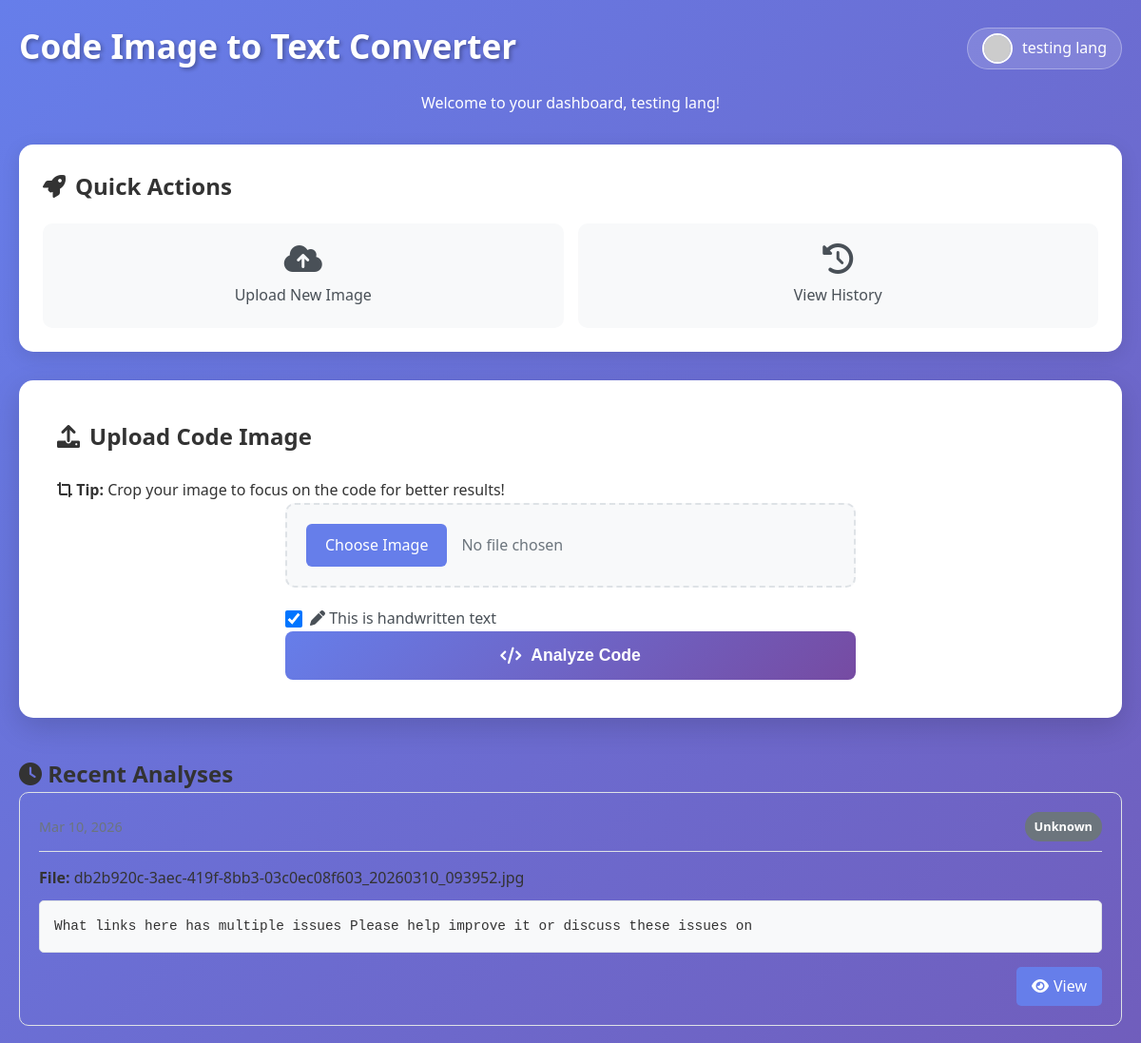
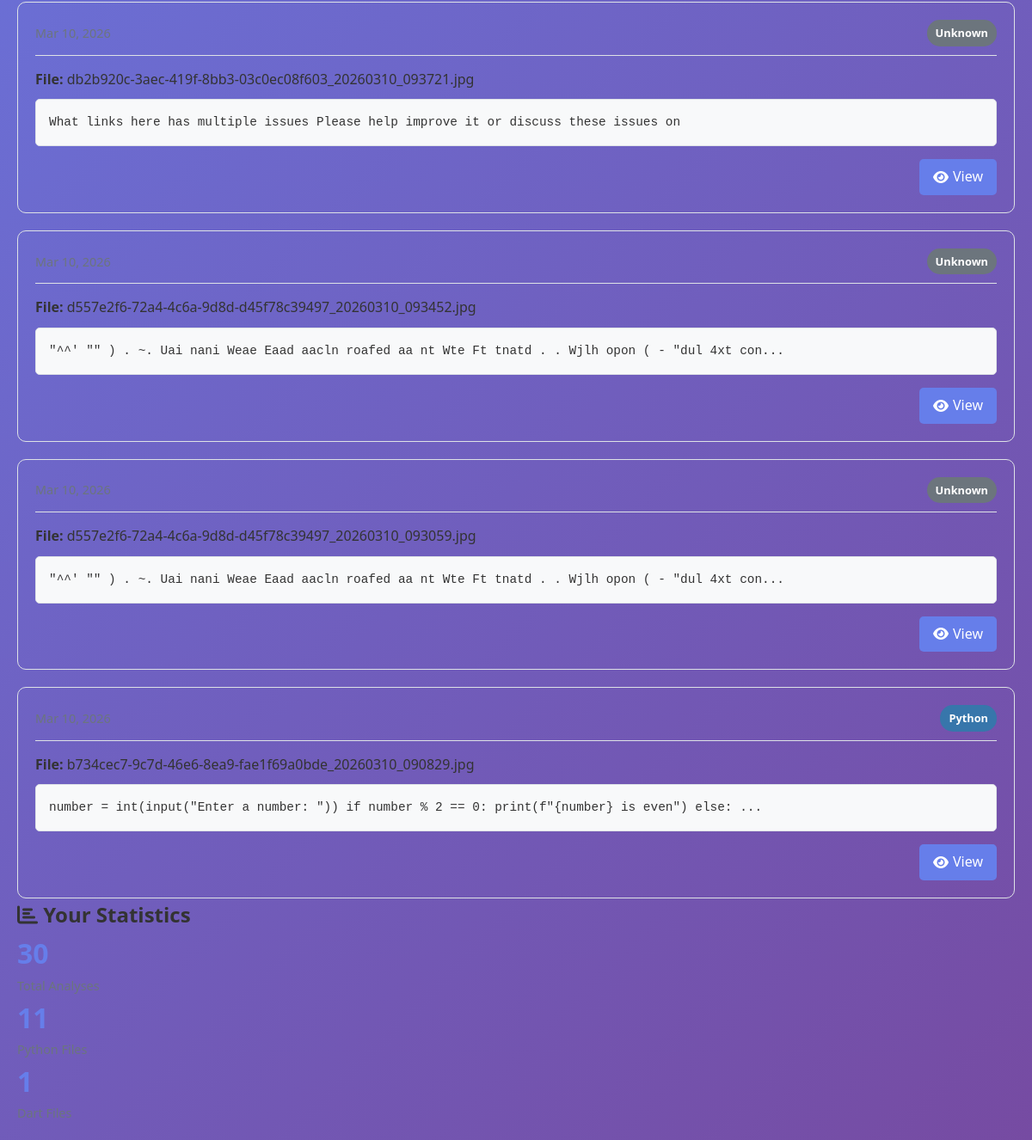
Page /dashboard (signed in) on the committed database (2 pictures, top to bottom).
### app.py (models this page shows, shortened)
class User(UserMixin, db.Model):
    id = db.Column(db.Integer, primary_key=True)
    google_id = db.Column(db.String(100), unique=True, nullable=True)
    email = db.Column(db.String(100), unique=True, nullable=False)
    username = db.Column(db.String(50), unique=True, nullable=True)
    password_hash = db.Column(db.String(200), nullable=True)
    name = db.Column(db.String(100))
    profile_pic = db.Column(db.String(200))
    auth_provider = db.Column(db.String(20), default='local')
    created_at = db.Column(db.DateTime, default=datetime.utcnow)
    last_login = db.Column(db.DateTime, default=datetime.utcnow)
    analyses = db.relationship('Analysis', backref='user', lazy=True, cascade='all, delete-orphan')

class Analysis(db.Model):
    id = db.Column(db.Integer, primary_key=True)
    user_id = db.Column(db.Integer, db.ForeignKey('user.id'), nullable=False)
    filename = db.Column(db.String(200))
    extracted_code = db.Column(db.Text)
    detected_language = db.Column(db.String(50))
    feedback = db.Column(db.Text)
    warnings = db.Column(db.Text)
    suggestions = db.Column(db.Text)
    share_token = db.Column(db.String(100), unique=True, nullable=True)
    is_public = db.Column(db.Boolean, default=False)
    created_at = db.Column(db.DateTime, default=datetime.utcnow)

### app.py (the view)
@app.route('/dashboard')
@login_required
def dashboard():
    recent_analyses = Analysis.query.filter_by(user_id=current_user.id).order_by(Analysis.created_at.desc()).limit(5).all()
    total_analyses = Analysis.query.filter_by(user_id=current_user.id).count()
    python_count = Analysis.query.filter_by(user_id=current_user.id, detected_language='Python').count()
    dart_count = Analysis.query.filter_by(user_id=current_user.id, detected_language='Dart').count()
    return render_template('dashboard.html',
                         user=current_user,
                         recent_analyses=recent_analyses,
                         total_analyses=total_analyses,
                         python_count=python_count,
                         dart_count=dart_count)

### app.py (called while the page is built)
@login_manager.user_loader
def load_user(user_id):
    return User.query.get(int(user_id))

### templates/dashboard.html (shortened to what this page needs)
<!DOCTYPE html>
<html lang="en">
<head>
    <link rel="stylesheet" href="{{ url_for('static', filename='style.css') }}">
    <link rel="stylesheet" href="https://cdnjs.cloudflare.com/ajax/libs/font-awesome/6.0.0/css/all.min.css">
    <link rel="stylesheet" href="https://cdnjs.cloudflare.com/ajax/libs/cropperjs/1.5.13/cropper.min.css">
</head>
<body>
    <div class="container">
        <header>
            <div class="header-top">
                <h1>Code Image to Text Converter</h1>
                <div class="user-menu">
                    <div class="user-info">
                        <img src="{{ user.profile_pic or 'https://ui-avatars.com/api/?name=' + user.username + '&size=32&background=667eea&color=fff' }}" alt="Profile" class="profile-pic">
                        <span class="user-name">{{ user.name or user.username }}</span>
                    </div>
                </div>
            </div>
            <p>Welcome to your dashboard, {{ user.name or user.username }}!</p>
        </header>
        <div class="quick-actions">
            <div class="quick-actions-card">
                <h2><i class="fas fa-rocket"></i> Quick Actions</h2>
                <div class="action-grid">
                    <a href="#upload-section" class="action-item" onclick="document.getElementById('file').click(); return false;">
                        <i class="fas fa-cloud-upload-alt"></i>
                        <span>Upload New Image</span>
                    </a>
                    <a href="{{ url_for('history') }}" class="action-item">
                        <i class="fas fa-history"></i>
                        <span>View History</span>
                    </a>
                </div>
            </div>
        </div>
        <div id="upload-section" class="upload-section">
            <h2 class="section-title"><i class="fas fa-upload"></i> Upload Code Image</h2>
            <div class="handwriting-tip">
                <i class="fas fa-crop-alt"></i>
                <strong>Tip:</strong> Crop your image to focus on the code for better results!
            </div>
            <form action="/upload" method="post" enctype="multipart/form-data" class="upload-form">
                <div class="file-input-container">
                    <label for="file" class="file-label">
                        <span class="file-button">Choose Image</span>
                        <span class="file-name">No file chosen</span>
                    </label>
                </div>
                <div class="form-group checkbox-group">
                    <label class="checkbox-label">
                        <input type="checkbox" name="handwritten" id="handwritten" checked>
                        <span><i class="fas fa-pen"></i> This is handwritten text</span>
                    </label>
                </div>
                <button type="submit" class="submit-btn">
                    <i class="fas fa-code"></i> Analyze Code
                </button>
            </form>
        </div>
        {% if recent_analyses %}
        <div class="recent-analyses">
            <h2><i class="fas fa-clock"></i> Recent Analyses</h2>
            <div class="history-list">
                {% for analysis in recent_analyses %}
                <div class="history-item">
                    <div class="history-header">
                        <span class="history-date">{{ analysis.created_at.strftime('%b %d, %Y') }}</span>
                        <span class="language-badge {{ analysis.detected_language.lower() }}">
                            {{ analysis.detected_language }}
                        </span>
                    </div>
                    <div class="history-content">
                        <div class="history-filename"><strong>File:</strong> {{ analysis.filename }}</div>
                        <div class="code-preview">
                            {{ analysis.extracted_code[:100] }}{% if analysis.extracted_code|length > 100 %}...{% endif %}
                        </div>
                    </div>
                    <div class="history-actions">
                        <a href="{{ url_for('view_analysis', analysis_id=analysis.id) }}" class="view-btn">
                            <i class="fas fa-eye"></i> View
                        </a>
                    </div>
                </div>
                {% endfor %}
            </div>
        </div>
        {% endif %}
        <div class="stats-section">
            <h2><i class="fas fa-chart-bar"></i> Your Statistics</h2>
            <div class="stats-grid">
                <div class="stat-card">
                    <div class="stat-value">{{ total_analyses }}</div>
                    <div class="stat-label">Total Analyses</div>
                </div>
                <div class="stat-card">
                    <div class="stat-value">{{ python_count }}</div>
                    <div class="stat-label">Python Files</div>
                </div>
                <div class="stat-card">
                    <div class="stat-value">{{ dart_count }}</div>
                    <div class="stat-label">Dart Files</div>
                </div>
            </div>
        </div>
    </div>
</body>
</html>

### rows in the picture
User: name "testing lang"
Analysis: detected_language "Unknown", filename "db2b920c-3aec-419f-8bb3-03c0ec08f603_20260310_093952.jpg", extracted_code "What links here has multiple issues Please help improve it or discuss these issues on"
Analysis: detected_language "Unknown", filename "db2b920c-3aec-419f-8bb3-03c0ec08f603_20260310_093721.jpg", extracted_code "What links here has multiple issues Please help improve it or discuss these issues on"
Analysis: detected_language "Unknown", filename "d557e2f6-72a4-4c6a-9d8d-d45f78c39497_20260310_093452.jpg", extracted_code "\"^^' \"\" ) . ~. Uai nani Weae Eaad aacln roafed aa nt Wte Ft tnatd . . Wjlh opon ( - \"dul 4xt con"
Analysis: detected_language "Unknown", filename "d557e2f6-72a4-4c6a-9d8d-d45f78c39497_20260310_093059.jpg", extracted_code "\"^^' \"\" ) . ~. Uai nani Weae Eaad aacln roafed aa nt Wte Ft tnatd . . Wjlh opon ( - \"dul 4xt con"
Analysis: detected_language "Python", filename "b734cec7-9c7d-46e6-8ea9-fae1f69a0bde_20260310_090829.jpg", extracted_code "number = int(input(\"Enter a number: \")) if number % 2 == 0: print(f\"{number} is even\") else:"

### other values in the picture
{{ total_analyses }} "30"
{{ python_count }} "11"
{{ dart_count }} "1"
